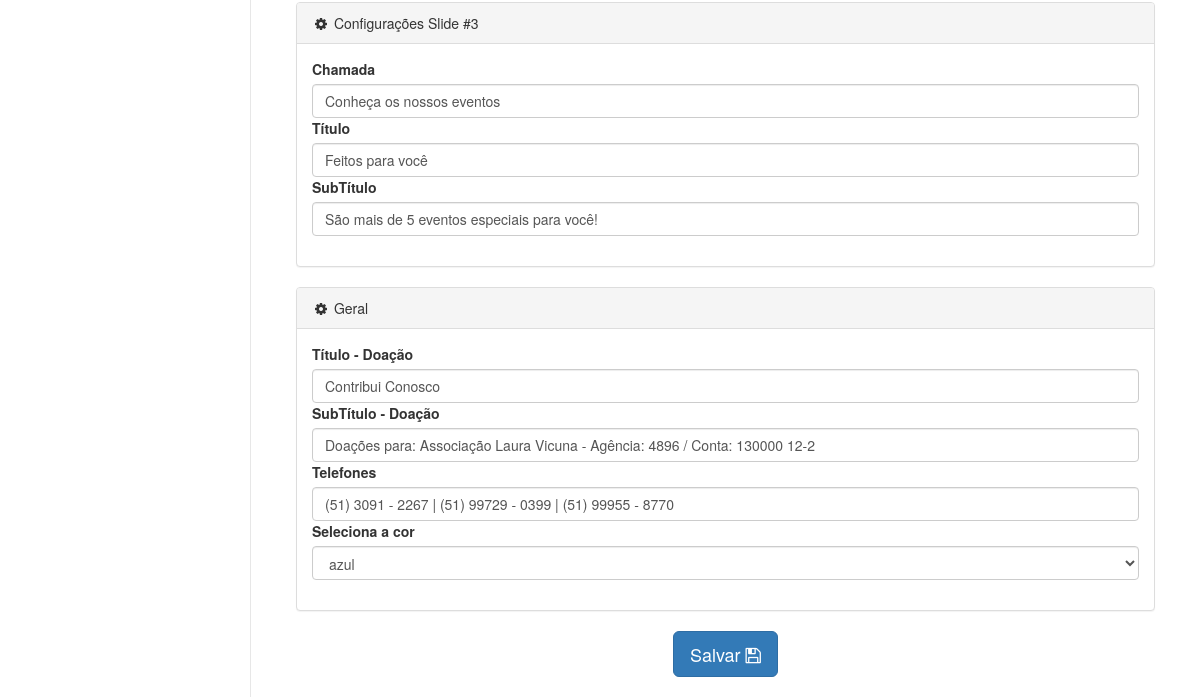
/admin/pages/managerBR.php (signed in, lower part), run on an earlier commit of the app's database.
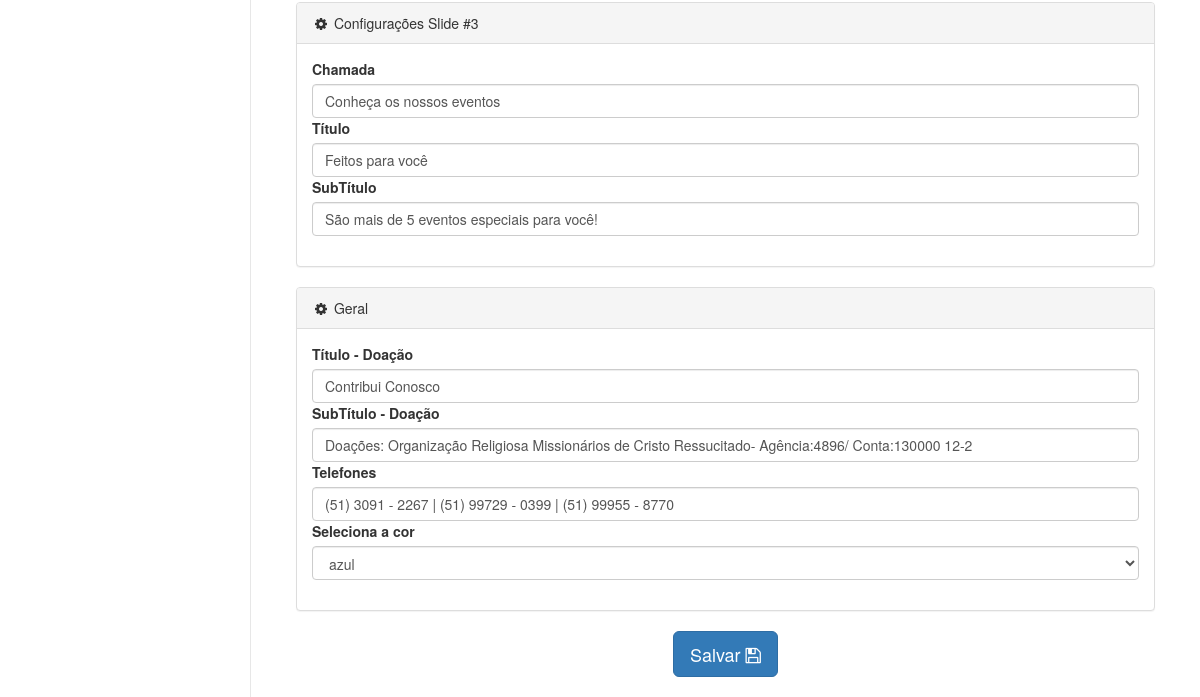
And on a later commit of the database.
### tables this page shows
CREATE TABLE `managerbr` (
  `id` int(11) NOT NULL,
  `slide1` varchar(100) DEFAULT NULL,
  `slide2` varchar(100) DEFAULT NULL,
  `slide3` varchar(100) DEFAULT NULL,
  `slideTitle1` varchar(100) DEFAULT NULL,
  `slideTitle2` varchar(100) DEFAULT NULL,
  `slideTitle3` varchar(100) DEFAULT NULL,
  `slideSubtitle1` varchar(100) DEFAULT NULL,
  `slideSubtitle2` varchar(100) DEFAULT NULL,
  `slideSubtitle3` varchar(100) DEFAULT NULL,
  `phone` varchar(100) NOT NULL,
  `donationTitle` varchar(100) NOT NULL,
  `donationSubtitle` varchar(100) NOT NULL,
  `color` varchar(30) DEFAULT NULL,
  `qtEmails` int(50) DEFAULT NULL
);

### Connections/EMP_job.php (called while the page is built, shortened)
<?php
function EMP_selectAll($EMP_table, $EMP_db){
try{
   $EMP_result = $EMP_db->prepare('SELECT * FROM '.$EMP_table.'');
   $EMP_result->execute();
   $EMP_lines = $EMP_result->fetchAll(PDO::FETCH_ASSOC);
   		return $EMP_lines;
} catch (PDOException $ex) {
   echo 'ERRO: '.$ex->getMessage();
}
}
?>

### admin/pages/managerBR.php (the view, shortened to what this page needs)
<?php
require_once("../../Connections/EMP_job.php");
if ($_SESSION['logado'] != 1) {
    ?>
    <script type="text/javascript">
        document.location.href = "login.php?erro=1";
    </script>
    <?php
} else {
    ?>
<?php
$EMP_db = Conexao::EMP_getInstance();
$EMP_result = EMP_selectAll("managerbr", $EMP_db);
foreach($EMP_result as $EMP_lineManager)
?>
<!DOCTYPE html>
<html lang="pt-br">
<head>
    <link href="../bower_components/bootstrap/dist/css/bootstrap.min.css" rel="stylesheet">
    <link href="../bower_components/metisMenu/dist/metisMenu.min.css" rel="stylesheet">
    <link href="../dist/css/timeline.css" rel="stylesheet">
    <link href="../dist/css/sb-admin-2.css" rel="stylesheet">
    <link href="../bower_components/morrisjs/morris.css" rel="stylesheet">
    <link href="../bower_components/font-awesome/css/font-awesome.min.css" rel="stylesheet" type="text/css">
    <link rel="stylesheet" href="//blueimp.github.io/Gallery/css/blueimp-gallery.min.css">
    <link rel="stylesheet" href="css/jquery.fileupload.css">
    <link rel="stylesheet" href="css/jquery.fileupload-ui.css">
</head>
<body>
    <div id="wrapper">
        <div id="page-wrapper">
                    <form method="post" action="" name="contactform" id="contactform">
                  <div class="col-lg-12">
                    <div class="panel panel-default">
                        <div class="panel-heading">
                            <i class="fa fa-cog fa-fw"></i> Configurações Slide #3
                        </div>
                        <div class="panel-body">
                                <div class="form-group">
                                            <label>Chamada</label>
                                            <input class="form-control" name="slide3" id="slide3" value="<?php echo $EMP_lineManager['slide3']?>" maxlength="50">
                                            <label>Título</label>
                                            <input class="form-control" name="slideTitle3" id="slideTitle3" value="<?php echo $EMP_lineManager['slideTitle3']?>" maxlength="50">
                                            <label>SubTítulo</label>
                                            <input class="form-control" name="slideSubtitle3" id="slideSubtitle3" value="<?php echo $EMP_lineManager['slideSubtitle3']?>" maxlength="50">
                                        </div>
                    </div>
                    </div>
                    </div>
                    <div class="col-lg-12">
                    <div class="panel panel-default">
                        <div class="panel-heading">
                            <i class="fa fa-cog fa-fw"></i> Geral
                        </div>
                        <div class="panel-body">
                                <div class="form-group">
                                            <label>Título - Doação</label>
                                            <input class="form-control" name="donationTitle" id="donationTitle" value="<?php echo $EMP_lineManager['donationTitle']?>" maxlength="50">
                                            <label>SubTítulo - Doação</label>
                                            <input class="form-control" name="donationSubtitle" id="donationSubtitle" value="<?php echo $EMP_lineManager['donationSubtitle']?>" maxlength="80">
                                            <label>Telefones</label>
                                            <input class="form-control" name="phone" id="phone" value="<?php echo $EMP_lineManager['phone']?>" maxlength="70">
                                            <label>Seleciona a cor</label>
                                            <select id="color" name="color" class="form-control" >
                                                <option value="<?php echo $EMP_lineManager['color']?>"><?php echo $EMP_lineManager['color']?></option>
                                            </select>
                                        </div>
                    </div>
                    </div>
                    </div>
                                                            <div class="text-center">
                                <button type="submit" name="alterar" class="btn btn-primary btn-lg btn-responsive">Salvar  <i class="fa fa-save"></i></button>
                    <br><br>
                    </div>
                </form>
                </div>
            </div>
</body>
</html>
    <?php
}
        ?>

What changed in the data, as far as the page shows it:
changed managerbr "Conheça os nossos eventos": donationSubtitle "Doações para: Associação Laura Vicuna - Agência: 4896 / Conta: 130000 12-2" → "Doações: Organização Religiosa Missionários de Cristo Ressucitado- Agência:4896/ Conta:130000 12-2"
